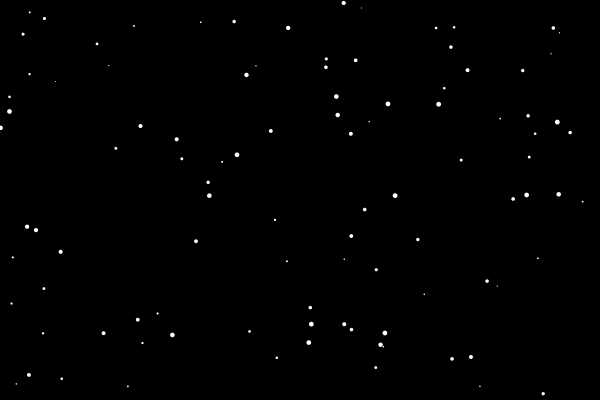
Frame 1 (no input)
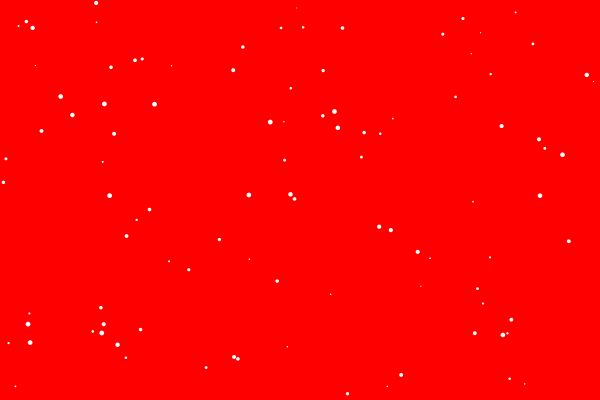
Frame 60 (the mouse pressed at the canvas centre just before this capture)
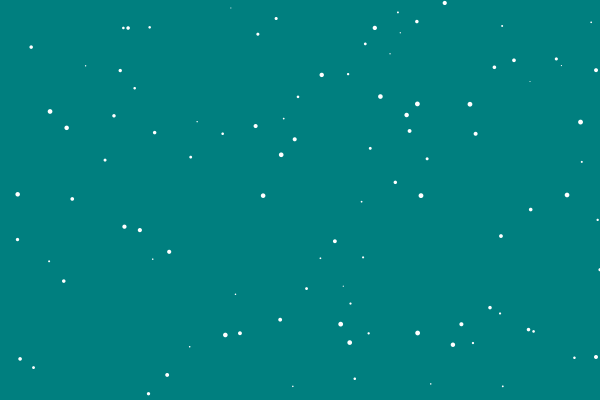
Frame 120 (the mouse held since frame 60 and released just before this capture)

The Processing sketch that drew these frames (run headless with seeded random() and noise(); from frame 60 on, the mouse is pressed at the canvas centre):

// Processing sketch: processing_149301
// ── processing_149301.pde

float[] x= new float[100];           // array for horizontal placement of stars
float[] y= new float[100];           // array for vertical placement of stars
float[] speed= new float[100];       // array for star speed (and size, for depth purposes)
float hue;
float sat;
float brightness;


void setup()
{
  size(600, 400);

  noStroke();
  colorMode(HSB);

  int i=0;
  while (i<100) {
    x[i]=random(0, width);
    y[i]=random(0, height);
    speed[i]=random(1, 5);
    i=i+1;
  }
}

void draw()
{ 
  println(hue);
  int i=0;
  fill(255);
  background(hue, sat, brightness);
  hue = map(mouseX, 0, width, 0, 255);
  sat = 255;
  //brightness = 126;
  brightness = map(mouseY, 0, height, 255, 0);
  


  while (i<100) {
    ellipse(x[i], y[i], speed[i], speed[i]);

    x[i]=x[i] - speed[i];
    if (x[i] < 0) {
      x[i]=width;
    }
    i = i + 1;
  }
}
